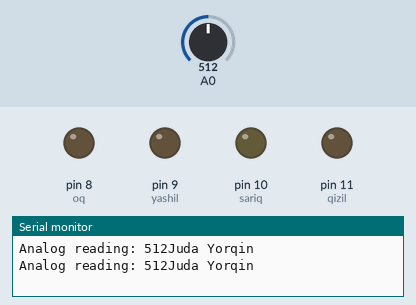
Simulated run of this sketch. Board: Arduino Uno, built with avr-gcc and run on an emulated ATmega328P. On the bench: output pins drawn as LEDs (lit = HIGH), the last lines printed to the serial monitor. The test bench sets the inputs (shaded band); at power-on: A0 = 512.

Above: at 1.8 s.
1.9 s: A0 set to 489
At 2.3 s:
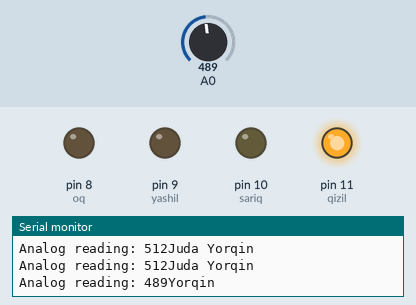
3.5 s: A0 set to 207
5.2 s: A0 set to 191
At 6.6 s:
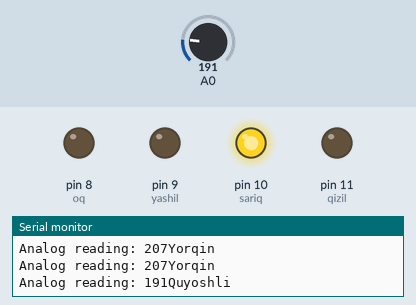
7.5 s: A0 set to 54
9.2 s: A0 set to 45
At 11.0 s:
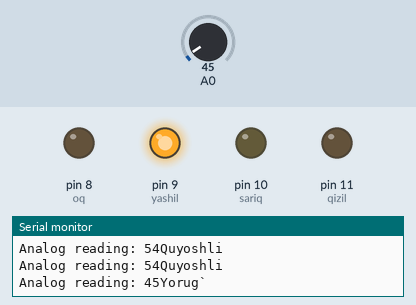
11.5 s: A0 set to 0
At 12.5 s:
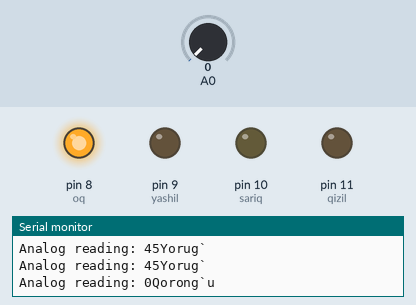
Timing chart, 0 to 14.5 s (numbered marks = the images above; inputs shaded):
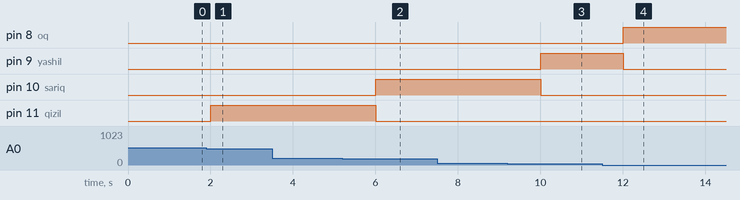

The sketch:

Led_Yoqish_fotorezistor.ino
```cpp
const int oq = 8;
const int yashil= 9;
const int sariq = 10;
const int qizil = 11;

void setup() {
  pinMode(oq, OUTPUT);
  pinMode(yashil, OUTPUT);
  pinMode(sariq, OUTPUT);
  pinMode(qizil, OUTPUT);
  Serial.begin(9600);
}
void loop() {
  int analogValue = analogRead(A0);

  Serial.print("Analog reading: ");
  Serial.print(analogValue);
  if (analogValue < 10) {
    Serial.println("Qorong`u");
    digitalWrite(oq, HIGH); // oq  on
    digitalWrite(yashil, LOW); // yashil off
    digitalWrite(sariq, LOW); // yashil off
    digitalWrite(qizil, LOW); // qizil off

  } else if (analogValue < 50) {
    Serial.println("Yorug`");
    digitalWrite(yashil, HIGH); // yashil on
    digitalWrite(sariq, LOW); // sariq off
    digitalWrite(qizil, LOW); // qizil off
    digitalWrite(oq, LOW); // oq off

  } else if (analogValue < 200) {
    Serial.println("Quyoshli");
    digitalWrite(sariq, HIGH); // sariq on
    digitalWrite(yashil, LOW); // yashil off
    digitalWrite(qizil, LOW); // qizil off
    digitalWrite(oq, LOW); // oq off

  } else if (analogValue < 500) {
    Serial.println("Yorqin");
    digitalWrite(qizil, HIGH); // qizil on
    digitalWrite(sariq, LOW); // sariq on
    digitalWrite(yashil, LOW); // yashil off
    digitalWrite(oq, LOW); // oq off

  } else if (analogValue < 800) {
    Serial.println("Juda Yorqin");
  }

  delay(1000);
}
```

Measured:
- the behaviour switches between 500 and 499 on A0 (found by bisection; images 0 and 1)
- the behaviour switches between 200 and 199 on A0 (found by bisection; images 1 and 2)
- the behaviour switches between 50 and 49 on A0 (found by bisection; images 2 and 3)
- after the input at 1.9 s, pin 11 (qizil): LOW → HIGH after 0.10 s
- after the input at 5.2 s, pin 10 (sariq): LOW → HIGH after 0.80 s; pin 11 (qizil): HIGH → LOW after 0.80 s
- after the input at 9.2 s, pin 9 (yashil): LOW → HIGH after 0.81 s; pin 10 (sariq): HIGH → LOW after 0.81 s
- after the input at 11.5 s, pin 8 (oq): LOW → HIGH after 0.51 s; pin 9 (yashil): HIGH → LOW after 0.51 s
